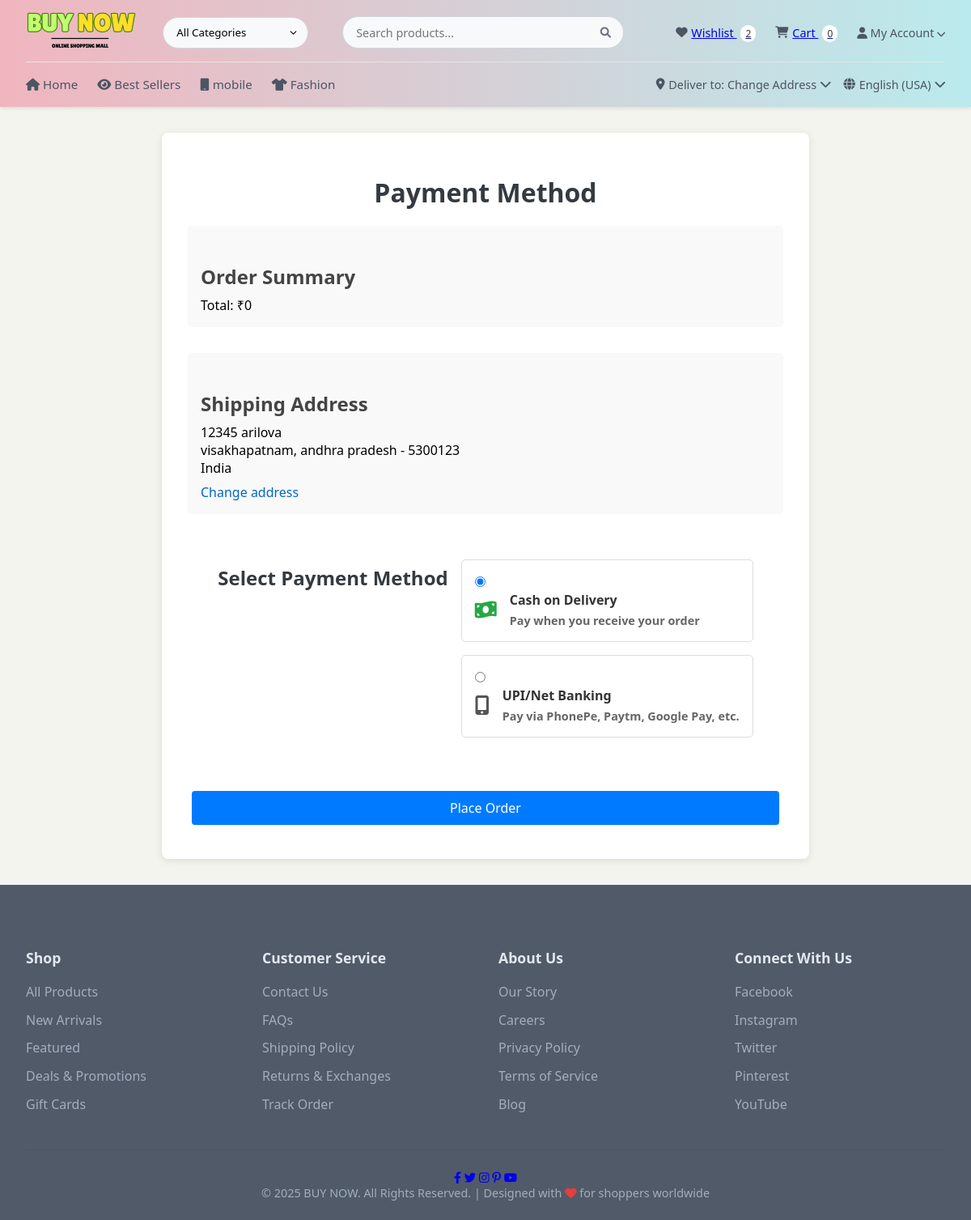
The page /checkout/payment/ (signed in) on the database its author committed.
### shop/models.py (models this page shows, shortened)
class Cart(models.Model):
    user = models.ForeignKey(User, on_delete=models.CASCADE)
    created_at = models.DateTimeField(auto_now_add=True)
    updated_at = models.DateTimeField(auto_now=True)
    @property
    def total_price(self):
        return sum(item.total_price for item in self.items.all())

class CustomerAddress(models.Model):
    user = models.ForeignKey(User, on_delete=models.CASCADE)
    address_type = models.CharField(max_length=20, choices=[('HOME', 'Home'), ('WORK', 'Work')])
    street = models.CharField(max_length=255)
    city = models.CharField(max_length=100)
    state = models.CharField(max_length=100)
    postal_code = models.CharField(max_length=20)
    country = models.CharField(max_length=100, default='India')
    is_default = models.BooleanField(default=False)

### shop/views.py (the view)
# urls.py: path('checkout/payment/', checkout_payment, name='checkout_payment'),
@login_required
def checkout_payment(request):
    cart = get_object_or_404(Cart, user=request.user)
    default_address = CustomerAddress.objects.filter(user=request.user, is_default=True).first()
    if not default_address:
        messages.error(request, "Please add a shipping address first")
        return redirect('checkout_address')
    if request.method == 'POST':
        form = PaymentMethodForm(request.POST)
        if form.is_valid():
            payment_method = form.cleaned_data['payment_method']
            if payment_method == 'COD':
                return process_cod_payment(request, cart, default_address)
    else:
        form = PaymentMethodForm()
    return render(request, 'shop/checkout_payment.html', {
        'cart': cart,
        'address': default_address,
        'form': form,
    })

### shop/forms.py
class PaymentMethodForm(forms.Form):
    PAYMENT_CHOICES = [
        ('COD', 'Cash on Delivery'),
    ]
    payment_method = forms.ChoiceField(
        choices=PAYMENT_CHOICES,
        widget=forms.RadioSelect,
        initial='COD'  # Set COD as default
    )

### shop/context_processors.py (called while the page is built)
def wishlist_count(request):
    if request.user.is_authenticated:
        wishlist, created = Wishlist.objects.get_or_create(user=request.user)
        return {'wishlist_count': wishlist.products.count()}
    return {'wishlist_count': 0}

def cart_count(request):
    if request.user.is_authenticated:
        try:
            cart = Cart.objects.get(user=request.user)
            return {'cart_count': cart.items.count()}
        except Cart.DoesNotExist:
            return {'cart_count': 0}
    return {'cart_count': 0}

### shop/templates/shop/checkout_payment.html (shortened to what this page needs)
{% extends 'shop/base.html' %}
{% load static %}
{% block content %}
<div class="payment-container">
    <h2>Payment Method</h2>
    <div class="order-summary">
        <h3>Order Summary</h3>
        <p>Total: ₹{{ cart.total_price }}</p>
    </div>
    <div class="address-section">
        <h3>Shipping Address</h3>
        <p>{{ address.street }}</p>
        <p>{{ address.city }}, {{ address.state }} - {{ address.postal_code }}</p>
        <p>{{ address.country }}</p>
        <a href="{% url 'checkout_address' %}" class="change-address">Change address</a>
    </div>
    <form method="post" class="payment-methods">
        <h3>Select Payment Method</h3>
        <div class="payment-options">
            <label class="payment-option">
                <input type="radio" name="payment_method" value="COD" checked>
                <div class="payment-method-content">
                    <div class="payment-icon cod-icon">
                        <i class="fas fa-money-bill-wave"></i>
                    </div>
                    <div class="payment-details">
                        <strong>Cash on Delivery</strong>
                        <p>Pay when you receive your order</p>
                    </div>
                </div>
            </label>
            <label class="payment-option">
                <input type="radio" name="payment_method" value="DIGITAL">
                <div class="payment-method-content">
                    <div class="payment-icon">
                        <i class="fas fa-mobile-alt"></i>
                    </div>
                    <div class="payment-details">
                        <strong>UPI/Net Banking</strong>
                        <p>Pay via PhonePe, Paytm, Google Pay, etc.</p>
                    </div>
                </div>
            </label>
        </div>
        <button type="submit" class="btn btn-primary proceed-btn">Place Order</button>
    </form>
</div>
 {% endblock %}

### shop/static/css/base.css (style rules this page uses)
* { margin: 0; padding: 0; box-sizing: border-box; font-family: 'Segoe UI', Arial, sans-serif; }
body { background-color: #f4f4edeb; display: flex; flex-direction: column; min-height: 100vh; }
.payment-methods { display: flex; flex-wrap: wrap; gap: 1rem; margin-top: 2rem; justify-content: center; }

### shop/static/css/home.css (style rules this page uses)
.btn { padding: 8px 18px; border: none; border-radius: 6px; cursor: pointer; text-decoration: none; font-size: 15px; font-weight: 500; }
.btn-primary { background: #1976d2; color: white; }

### shop/static/css/checkout_address.css (style rules this page uses)
label { display: block; margin-bottom: 5px; font-weight: bold; }
.btn { padding: 10px 20px; background: #007bff; color: white; border: none; border-radius: 4px; cursor: pointer; }

### shop/static/css/product_list.css (style rules this page uses)
.btn { padding: 8px 15px; border: none; border-radius: 4px; cursor: pointer; text-decoration: none; font-size: 14px; }
.btn-primary { background: #007bff; color: white; }

### shop/static/css/product_detail.css (style rules this page uses)
.btn { padding: 8px 15px; border: none; border-radius: 4px; cursor: pointer; text-decoration: none; font-size: 14px; }
.btn-primary { background: #007bff; color: white; }

### shop/static/css/wishlist.css (style rules this page uses)
.btn { padding: 8px 15px; border: none; border-radius: 4px; cursor: pointer; text-decoration: none; font-size: 14px; }

### shop/static/css/checkout_payment.css (style rules this page uses)
.payment-container { max-width: 800px; margin: 2rem auto; padding: 2rem; background: #fff; border-radius: 8px; box-shadow: 0 2px 10px rgba(0,0,0,0.1); }
h2 { text-align: center; margin-bottom: 2rem; color: #333; }
.order-summary, .address-section { margin-bottom: 2rem; padding: 1rem; background: #f9f9f9; border-radius: 5px; }
.address-section h3, .order-summary h3 { margin-bottom: 0.5rem; color: #444; }
.change-address { display: inline-block; margin-top: 0.5rem; color: #0066cc; text-decoration: none; }
.payment-options { margin: 1.5rem 0; }
.payment-option { display: block; margin-bottom: 1rem; padding: 1rem; border: 1px solid #ddd; border-radius: 5px; cursor: pointer; transition: all 0.3s ease; }
.payment-method-content { display: flex; align-items: center; }
.payment-icon { margin-right: 1rem; font-size: 1.5rem; color: #555; }
.cod-icon { color: #28a745; }
.payment-details strong { display: block; margin-bottom: 0.3rem; color: #333; }
.payment-details p { margin: 0; color: #666; font-size: 0.9rem; }
.proceed-btn { display: block; width: 100%; padding: 0.8rem; background: #28a745; color: white; border: none; border-radius: 5px; font-size: 1rem; cursor: pointer; transition: background 0.3s; }
input[type="radio"] { margin-right: 10px; }

### shop/static/css/order_confirmation.css (style rules this page uses)
.btn { display: inline-block; padding: 10px 20px; background: #007bff; color: white; text-decoration: none; border-radius: 4px; margin: 10px 5px; }

### shop/static/css/admin_dashboard.css (style rules this page uses)
h2, h3, h4 { color: #343a40; margin-bottom: 1rem; }
h2 { text-align: center; font-size: 2rem; margin: 20px 0; }
h3 { font-size: 1.5rem; margin-top: 30px; }

### rows shown on the page
Cart: total_price "0"
CustomerAddress: street "12345 arilova", city "visakhapatnam", state "andhra pradesh", postal_code "5300123", country "India"

### other values the page prints
{{ wishlist_count }} "2"
{{ cart_count }} "0"
